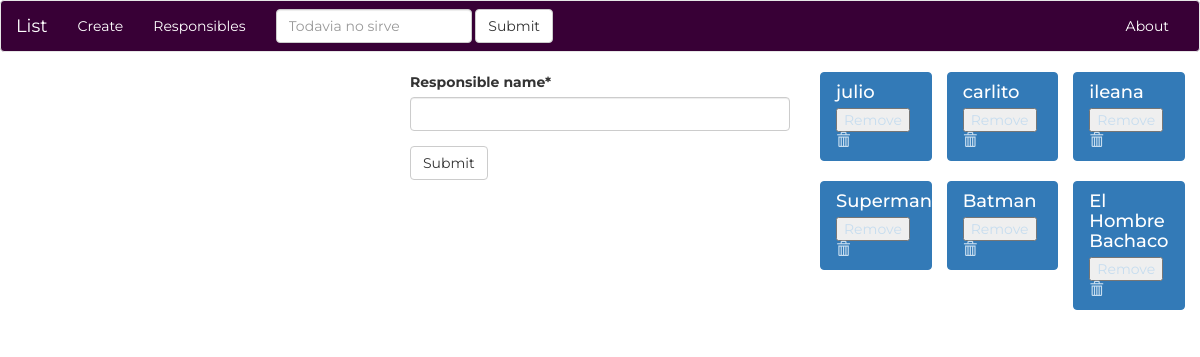
/home/responsible, run on the app's committed database.
### playing_app/models.py (models this page shows)
class Responsible(models.Model):
    responsible_name = models.CharField(max_length = 200)
    def __str__(self):
        return self.responsible_name

### playing_app/views.py (the view)
def create_responsible(request):
    if request.method == "POST":
        form = CreateResponsibleForm(data = request.POST)
        if form.is_valid():
            responsible = form.save(commit = False)
            responsible.save()
            return redirect("responsible")
    else:
        responsibles = Responsible.objects.all()
        form = CreateResponsibleForm()
        context = {"form": form, "create": True,"responsibles":responsibles}
        return render(request,"playing_app/responsibles.html",context)

### playing_app/forms.py
class CreateResponsibleForm(forms.ModelForm):
    class Meta:
        model = Responsible
        fields = ["responsible_name"]

### playing_app/templates/playing_app/responsibles.html (shortened to what this page needs)
{% extends "playing_app/form.html" %}
{% block list %}
{% for responsible in responsibles %}
    <div class="list-group col-md-4">
      <div class="list-group-item active">
        <h4 class="list-group-item-heading">{{responsible}} </h4>
          <form action="{% url 'delete-responsible' %}" class="list-group-item-text"  method = "POST">
              <input type="submit" value="Remove"/><span class="glyphicon glyphicon-trash" aria-hidden="true"></span>
          </form>
      </div>
    </div>
{%endfor%}
{% endblock %}

### playing_app/static/playing_app/style.css (style rules this page uses)
body { font-family: 'Montserrat', sans-serif; }

### data on the page
Responsible: responsible_name "julio"
Responsible: responsible_name "carlito"
Responsible: responsible_name "ileana"
Responsible: responsible_name "Superman"
Responsible: responsible_name "Batman"
Responsible: responsible_name "El Hombre Bachaco"
